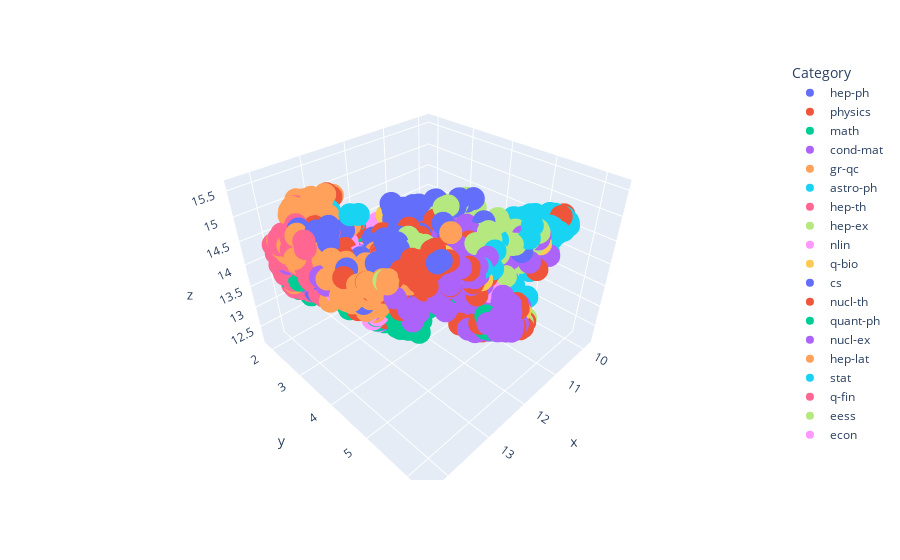

The code cell stored with this chart in its notebook:
### Code cell
import umap.umap_ as umap

import plotly.express as px


# Perform dimensionality reduction using UMAP
reducer = umap.UMAP(n_components=3, random_state=42, n_neighbors=20, min_dist=0.0,metric="cosine")
embeddings_3d = reducer.fit_transform(embeddings)

# Create a DataFrame for the 3D embeddings
embeddings_3d_df = pd.DataFrame(embeddings_3d, columns=['x', 'y', 'z'])
embeddings_3d_df['Category'] = merged_df['unique_primary_category'].values

# Create the 3D scatter plot using Plotly
fig = px.scatter_3d(embeddings_3d_df, x='x', y='y', z='z', color='Category')
fig.show()
fig.write_html("3D_plot_model_autoencoder.html")
